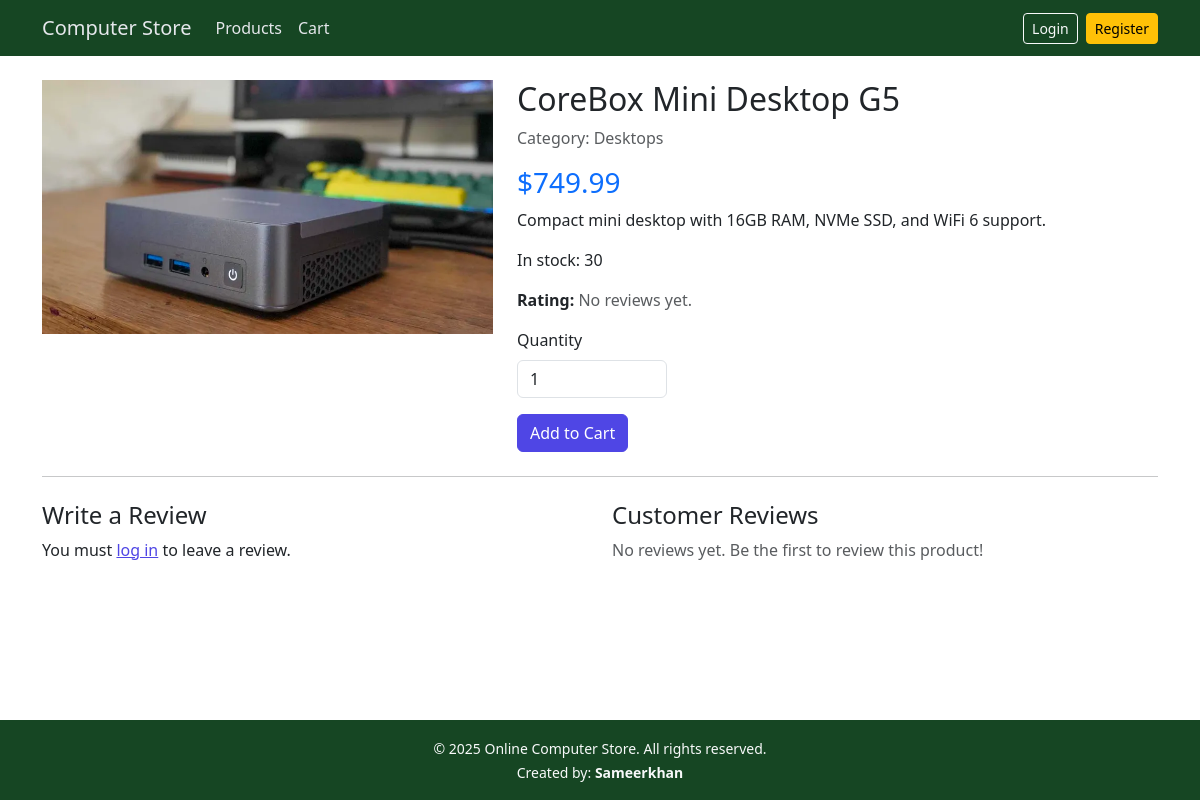
The app's page /product.php?id=8 with its own data.
### tables this page shows
CREATE TABLE IF NOT EXISTS products (
    id INT AUTO_INCREMENT PRIMARY KEY,
    name VARCHAR(150) NOT NULL,
    category VARCHAR(100) NOT NULL,
    price DECIMAL(10,2) NOT NULL,
    stock INT NOT NULL DEFAULT 0,
    image VARCHAR(255),
    description TEXT,
    created_at TIMESTAMP DEFAULT CURRENT_TIMESTAMP
);

### config.php (called while the page is built, shortened)
<?php
function isLoggedIn() {
    return isset($_SESSION['user_id']);
}
?>

### product.php (the view, shortened to what this page needs)
<?php
include "header.php";
$product_id = (int)$_GET['id'];
$stmt = $conn->prepare("SELECT * FROM products WHERE id = ?");
$stmt->bind_param("i", $product_id);
$stmt->execute();
$result  = $stmt->get_result();
$product = $result->fetch_assoc();
$stmtAvg = $conn->prepare("SELECT AVG(rating) AS avg_rating, COUNT(*) AS total_reviews FROM reviews WHERE product_id = ?");
$stmtAvg->bind_param("i", $product_id);
$stmtAvg->execute();
$ratingData = $stmtAvg->get_result()->fetch_assoc();
$avg_rating = $ratingData['avg_rating'] ? round($ratingData['avg_rating'], 1) : 0;
$total_reviews = (int)($ratingData['total_reviews'] ?? 0);
$userReview = null;
?>
<div class="row">
  <div class="col-md-5">
    <?php if (!empty($product['image'])): ?>
      <img src="<?php echo htmlspecialchars($product['image']); ?>" class="img-fluid" alt="<?php echo htmlspecialchars($product['name']); ?>">
    <?php else: ?>
      <div class="placeholder-image-large d-flex align-items-center justify-content-center">
        <span>No Image</span>
      </div>
    <?php endif; ?>
  </div>
  <div class="col-md-7">
    <h2><?php echo htmlspecialchars($product['name']); ?></h2>
    <p class="text-muted">Category: <?php echo htmlspecialchars($product['category']); ?></p>
    <h3 class="text-primary">$<?php echo number_format($product['price'], 2); ?></h3>
    <p><?php echo nl2br(htmlspecialchars($product['description'])); ?></p>
    <p>In stock: <?php echo (int)$product['stock']; ?></p>
    <p class="mt-2">
        <strong>Rating:</strong>
        <?php if ($total_reviews > 0): ?>
            <span class="text-warning"><?php echo render_stars(round($avg_rating)); ?></span>
            <span class="ms-2">
              <?php echo $avg_rating; ?>/5
              (<?php echo $total_reviews; ?> review<?php echo $total_reviews > 1 ? 's' : ''; ?>)
            </span>
        <?php else: ?>
            <span class="text-muted">No reviews yet.</span>
        <?php endif; ?>
    </p>
    <form method="post" action="cart.php" class="mt-3">
      <div class="mb-3" style="max-width: 150px;">
        <label class="form-label">Quantity</label>
        <input type="number" name="quantity" class="form-control" min="1" value="1">
      </div>
      <button class="btn btn-primary" type="submit">Add to Cart</button>
    </form>
  </div>
</div>
<hr class="my-4">
<div class="row">
  <div class="col-md-6 mb-4">
    <h4><?php echo $userReview ? "Edit Your Review" : "Write a Review"; ?></h4>
    <?php if (!isLoggedIn()): ?>
      <p>You must <a href="login.php">log in</a> to leave a review.</p>
    <?php endif; ?>
  </div>
  <div class="col-md-6">
    <h4>Customer Reviews</h4>
    <?php if ($total_reviews === 0): ?>
      <p class="text-muted">No reviews yet. Be the first to review this product!</p>
    <?php endif; ?>
  </div>
</div>
<?php include "footer.php"; ?>

### assets/css/style.css (style rules this page uses)
body { min-height: 100vh; display: flex; flex-direction: column; }
.btn-primary { background-color: #4f46e5 !important; border-color: #4f46e5 !important; }
a { color: #4f46e5; }

### records on screen
products: image (picture), name "CoreBox Mini Desktop G5", category "Desktops", price "749.99", description "Compact mini desktop with 16GB RAM, NVMe SSD, and WiFi 6 support.", stock "30"
